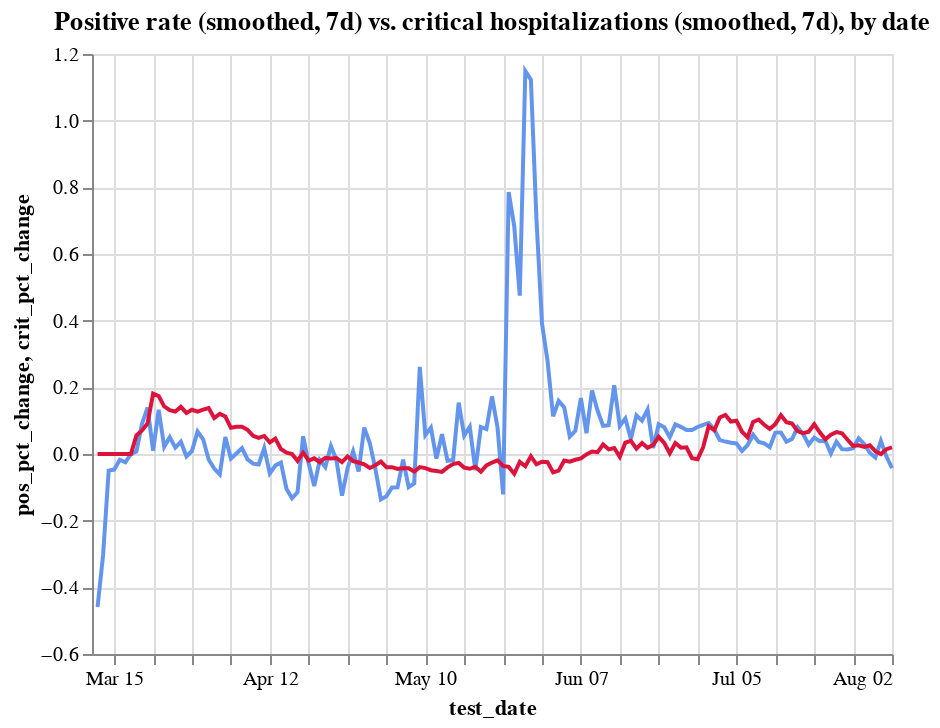

Write notebook code for a chart like this one.
### Code cell
c1 = alt.Chart(hos_and_rate
               .assign(pos_pct_change = lambda x: x.pos_pct_change.ewm(span=7).mean())
              ).mark_line(color='cornflowerblue').encode(
    x='test_date',
    y='pos_pct_change',
    tooltip=['test_date', 'positive_rate'],
)
c2 = alt.Chart(hos_and_rate
               .assign(crit_pct_change = lambda x: x.crit_pct_change.ewm(span=7).mean())
              ).mark_line(color='crimson').encode(
    x='test_date',
    y='crit_pct_change',
    tooltip=['test_date', 'critical'],
)


alt.layer(c1, c2).properties(title='Positive rate (smoothed, 7d) vs. critical hospitalizations (smoothed, 7d), by date')

### Figure 1 — Vega-Lite specification as saved in the notebook (floating-point values rounded to 4 significant figures; data arrays with more than 128 entries replaced by an {"elided": "..."} marker saying what was removed)
{"config": {"view": {"continuousWidth": 400, "continuousHeight": 300}}, "layer": [{"data": {"name": "data-df22439ff917618a01799225920639e1"}, "mark": {"type": "line", "color": "cornflowerblue"}, "encoding": {"tooltip": [{"type": "temporal", "field": "test_date"}, {"type": "quantitative", "field": "positive_rate"}], "x": {"type": "temporal", "field": "test_date"}, "y": {"type": "quantitative", "field": "pos_pct_change"}}}, {"data": {"name": "data-5b8df2a05ac1aa90d3b186daa8eeb0b7"}, "mark": {"type": "line", "color": "crimson"}, "encoding": {"tooltip": [{"type": "temporal", "field": "test_date"}, {"type": "quantitative", "field": "critical"}], "x": {"type": "temporal", "field": "test_date"}, "y": {"type": "quantitative", "field": "crit_pct_change"}}}], "title": "Positive rate (smoothed, 7d) vs. critical hospitalizations (smoothed, 7d), by date", "$schema": "https://vega.github.io/schema/vega-lite/v4.8.1.json", "datasets": {"data-df22439ff917618a01799225920639e1": {"elided": "145 records"}, "data-5b8df2a05ac1aa90d3b186daa8eeb0b7": {"elided": "145 records"}}}
